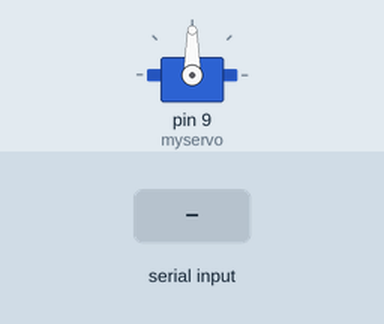
A sketch run on a simulated Arduino Uno, built with avr-gcc and run on an emulated ATmega328P. Shown: servo. Inputs (shaded band) come from the test bench.

Above: at 1.2 s.
1.3 s: "90,45\n" received over Serial
At 2.85 s:
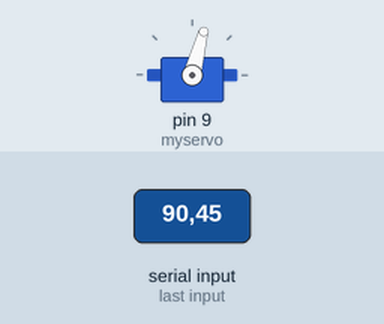
At 5.0 s:
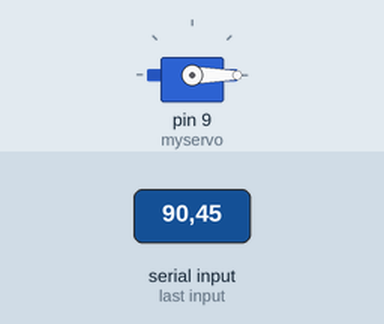
Timing chart, 0 to 6.5 s (numbered marks = the images above; inputs shaded):
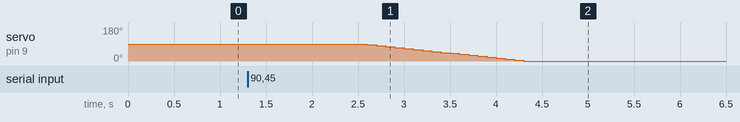

Measured:
- after the input at 1.3 s, servo on pin 9 (myservo): moves from 90° to 0° over 1.7 s, starting after 1.3 s

The sketch:

servo.ino
```cpp
#include <Servo.h>

Servo myservo;  // crea el objeto servo

int pos = 90;    // posicion del servo
int sens = 5;
int command = 2;


void setup() {
  Serial.begin(9600);
   myservo.attach(9);  // vincula el servo al pin digital 9
   myservo.write(pos);
}

void loop() {
   //varia la posicion de 0 a 180, con esperas de 15ms
  if (Serial.available()!= 0){
    command = Serial.parseInt();
    Serial.flush();
  }

  if (command == 0){
    pos = pos - sens;
    if(pos < 0){pos = 0;}
    myservo.write(pos);
  }

   if (command == 1){
    pos = pos + sens;
    if(pos > 180){pos = 180;}
    myservo.write(pos);
  }
  delay(100);
}
```
